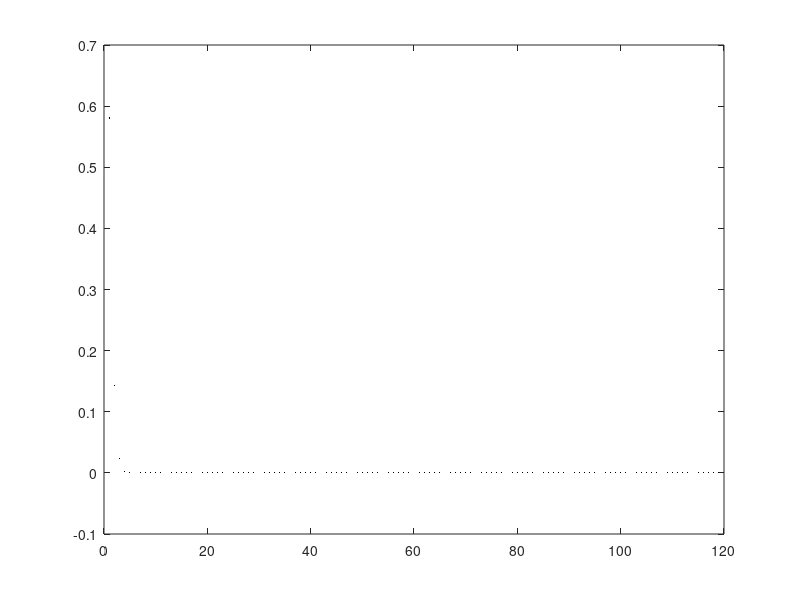
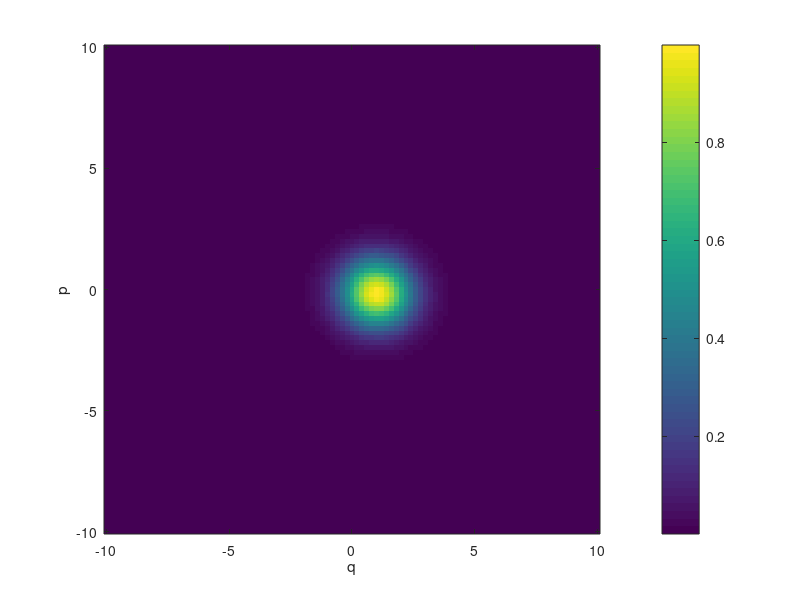
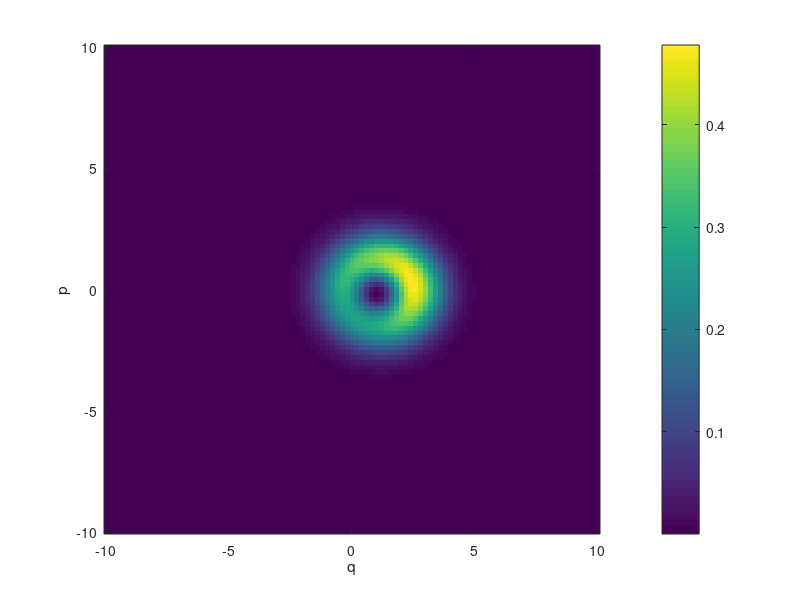
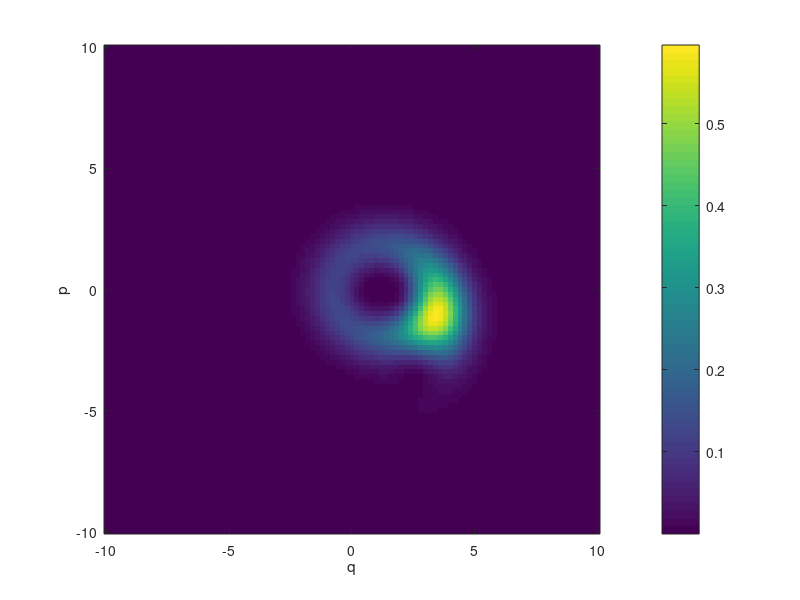

The MATLAB source for these figures, in order: (Note: this script raises an error after producing the figures.)
clear all
close all
N=120;
D=101;
set_efn='G'; % Invarient Subspace: Gain ('G') Loss ('L')
set_stability='+'; % Stability set: Gain('+'), Loss ('-')
n_efn=6
n0=1
grid_extra=1;
hbar_eff=1;
Xmax=10;
Pmax=10;
set_efn='G'; % Invarient Subspace: Gain ('G') Loss ('L')
set_stability='+'; % Stability set: Gain('+'), Loss ('-')

k=sqrt(linspace(1,N-1,N-1));
s=1;
a=diag(k,1);
ac=diag(k,-1);
%gam=0;
t_final=10
Q=sqrt(0.5)*(a+ac);
P=1i*sqrt(0.5)*(ac-a);
omega = 1.0;
gamma = 0.05;
beta = 0.05;
delta = 1;

H=(-omega-1i*gamma)*(ac*a)+(beta)*(ac*ac*a*a)+(delta)*Q;
U=expm(-1i*H*t_final);
W=U*U';
[psi,En] =eig(W); % psi are the Schur eigenfns and En matrix of eigs
% [psiS,Es]=REig(En,psi,N,set_efn) ;   % Reorder efn/values
Es=diag(En);
[~,ind]=sort(Es,'descend');
Es=Es(ind);
psiS=psi(:,ind);

figure(1)
plot(1:1:N,Es,'k.','Markersize',1)
% return



if ismember(set_efn,'G')

    if ismember(set_stability,'+')
        psi_2=psiS(:,n0:n0+n_efn);
    end
    
      if ismember(set_stability,'-')
         for j =1:n_efn
            psi_2(:,j)=psiS(:,N-n_efn+j);
        end
      end
   
end
    
   
  

q=linspace(-Xmax,Xmax,D);
p=linspace(-Pmax,Pmax,D);

[QH,PH]=meshgrid(q,p);

alpha=sqrt(0.5)*(QH+1i*PH);

Hus_av=zeros(D,D);
Hus=zeros(D,D);
exa=exp(-0.5*abs(alpha).^2);


for j=1:6
    j
% for j=1:20
psi_j=psi_2(:,j);

for n=1:N
    k=n-1;
    Hus=Hus+exa.*conj(alpha).^k/sqrt(factorial(k))*psi_j(n);
%     Hus=Hus+exa.*conj(alpha).^k*coeffs(k+1)*psi_j(n);
end

Hus=abs(Hus).^2;

Hus_av=Hus_av+Hus; % Average 

% Plot each eigenfunction 

figure
clf
imagesc(q,p,Hus);
set(gca,'YDir','normal')
colormap(viridis)
colorbar
% caxis([0 1])
xlabel('q')
ylabel('p') 
Hus(:,:)=0;

end

% Plot average
viridis=viridis();
figure(gcf().Number+1)
clf
imagesc(q*hbar_eff,p*hbar_eff,(Hus_av)) % again scaling of the q p 
set(gca,'YDir','normal')
caxis([0 1])
colormap(viridis)
colorbar
xlabel('q')
ylabel('p')  



sum(sum(Hus_av*abs(q(D)-q(D-1))*abs(p(D)-p(D-1))))  
sum(sum(Hus_av))/(2*pi*n_efn)  

